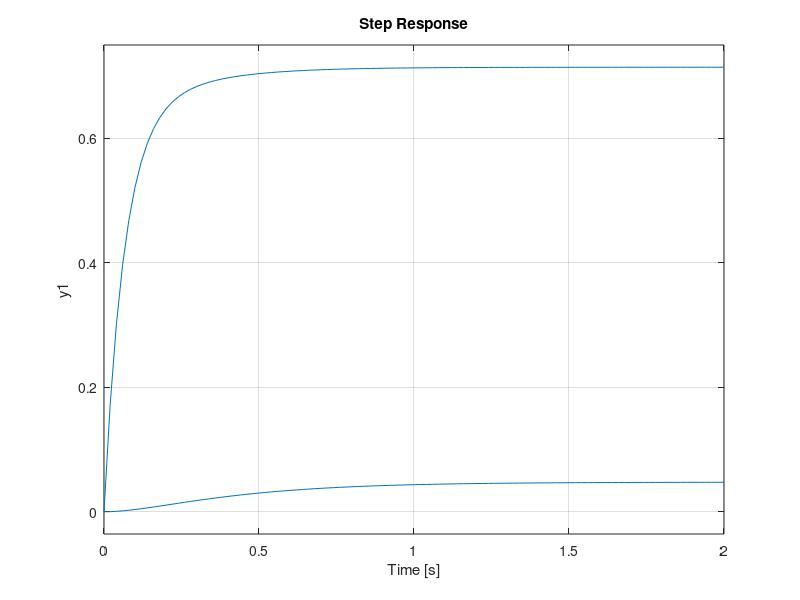

The MATLAB source for this figure:
clearvars, clc
%% Bare
num = [1];
denom = [1 10 20];
G = tf(num, denom)
Y = feedback(G,1)
step(Y)
hold on;

%% Kp Kd added
Kp = 50; % Proportional gain
Kd = 10; % Derivative gain
C = tf([Kd Kp], 1) % PD controller
Y_pd = feedback(C*G, 1); % Closed-loop system with PD controller
step(Y_pd); % Step response of the PID controlled system